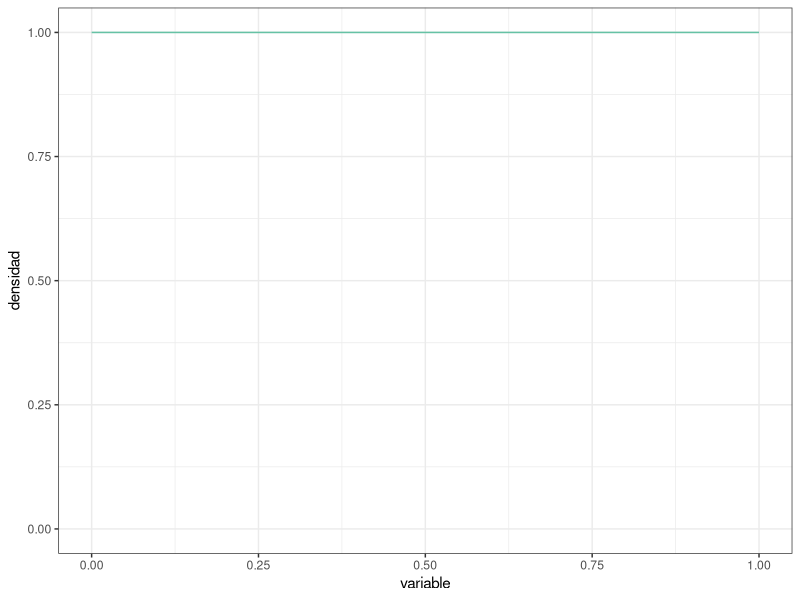
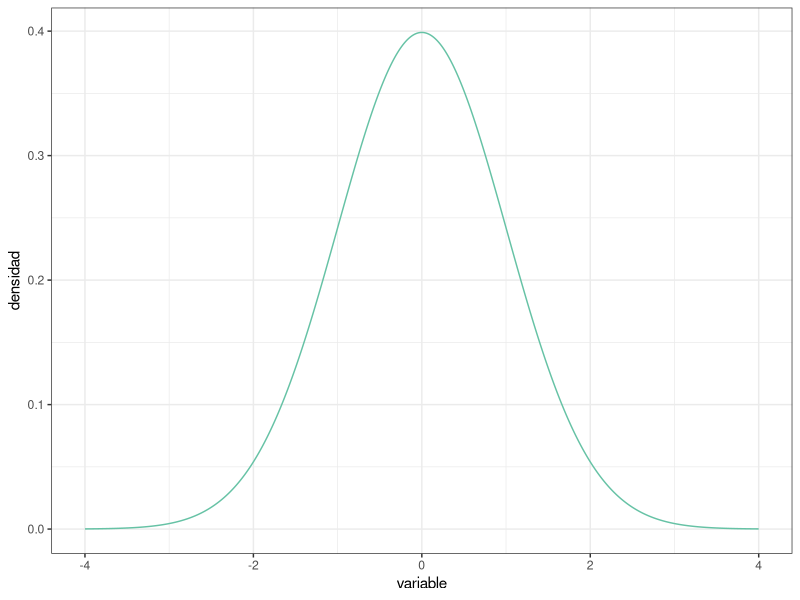
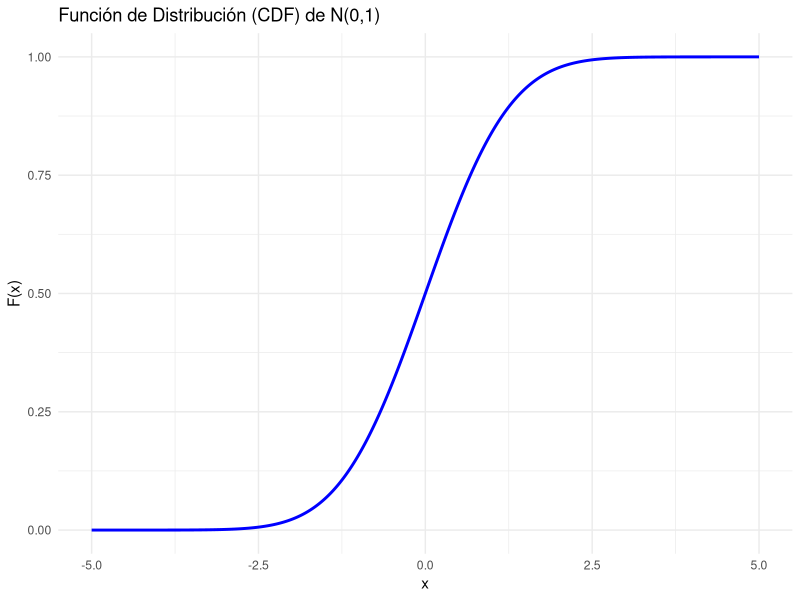
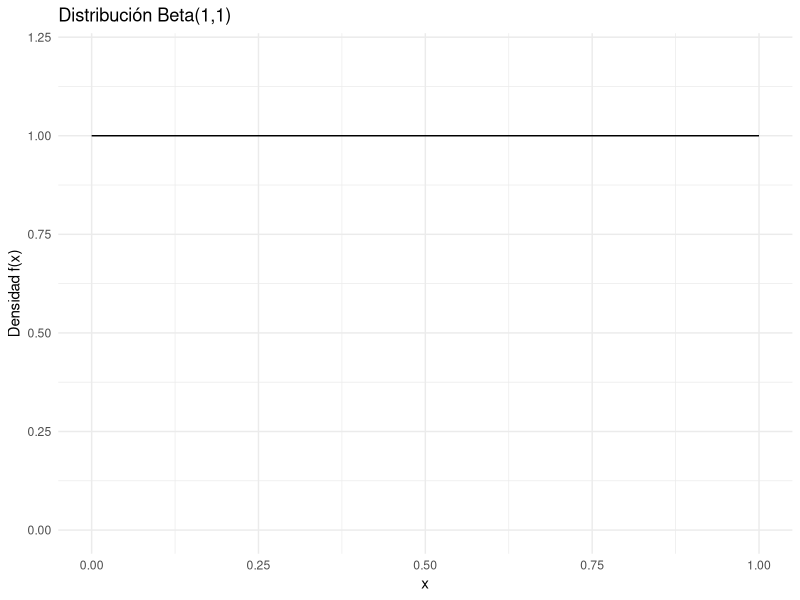
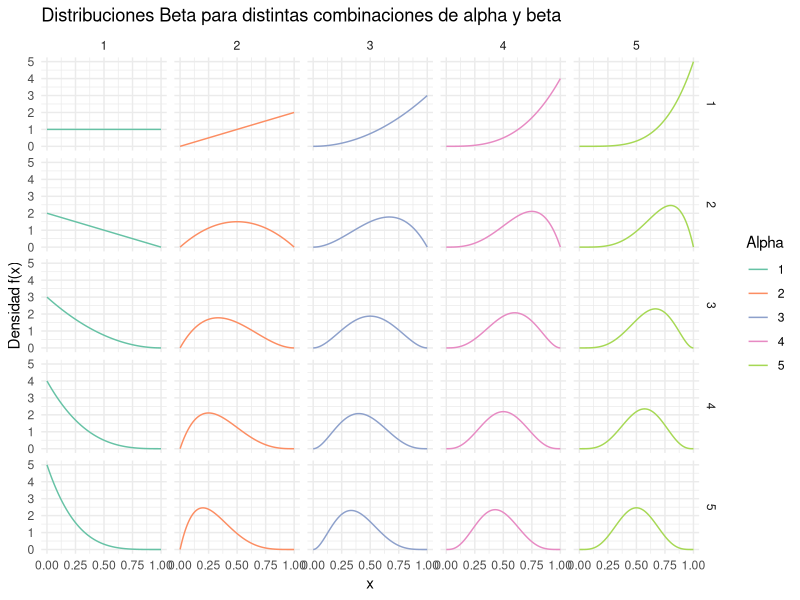
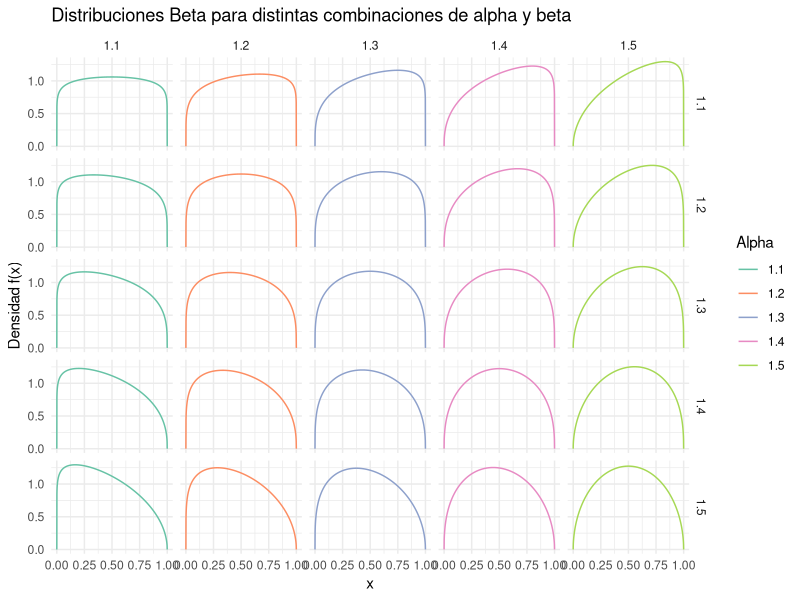
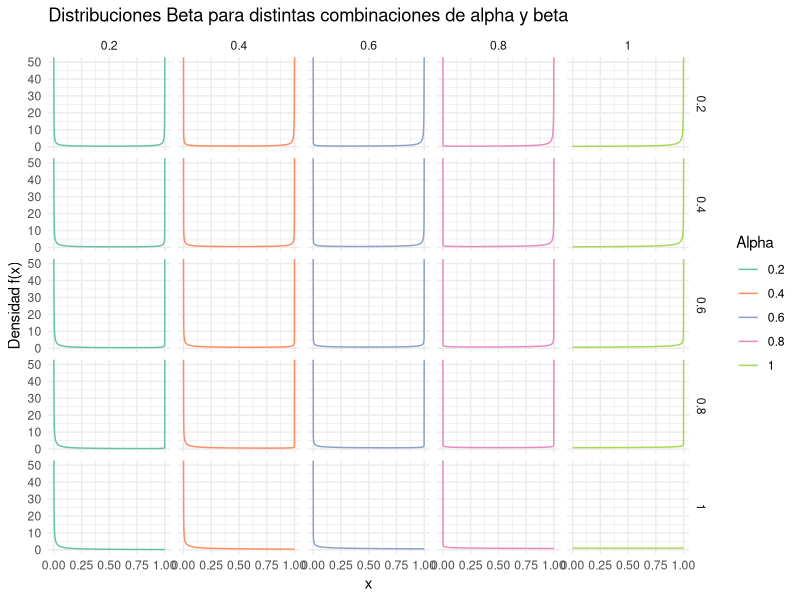
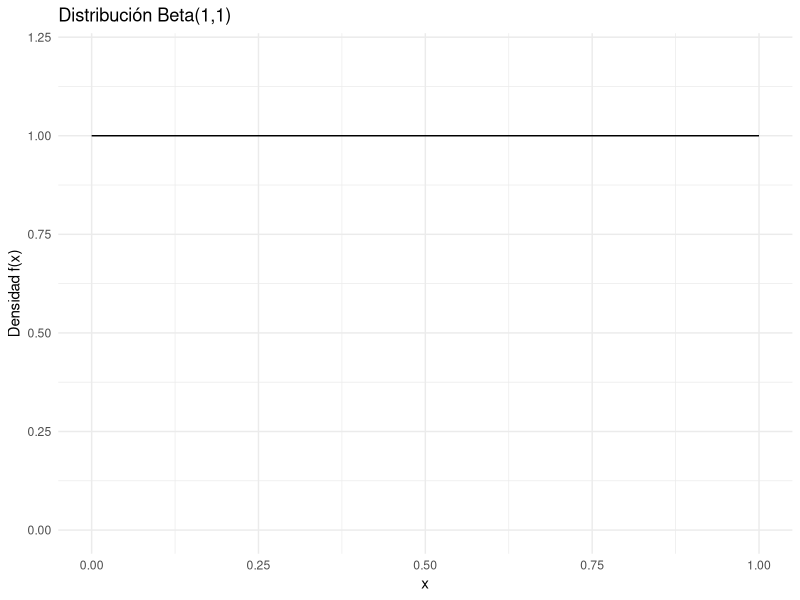

R code for these plots, in order:
## ---- chunk 1
#| message: false

# Paquetes:
library(tidyverse)
library(RColorBrewer)


# Configuración de la salida gráfica:

PALETA <- brewer.pal(8, "Set2") # Colores por defecto
color_defecto  <- PALETA[1]
options(ggplot2.discrete.colour = PALETA)

theme_set(theme_bw()) # Tema "neutro" para la representación gráfica
## ---- chunk 2
PREC     <- 1e-3 # Precisión para representar la función de densidad (milésimas)
DENS_INF <- 0    # Rango inferior de la función de densidad
DENS_SUP <- 1    # Rango superior de la función de densidad

uniforme <- tibble( # Esta función crea un "data.frame" o tabla de datos
  variable = seq(from = DENS_INF, to = DENS_SUP, by = PREC),
  densidad = variable |> dunif(min = DENS_INF, max = DENS_SUP)
)

uniforme |> glimpse() # Muestra el objeto con los datos, contiene 2 columnas 

uniforme |> # Usando la tabla de datos antes creada, crea un objeto gráfico
  ggplot(mapping = aes(x = variable, y = densidad)) + # "Mapea" columnas a
                                                      #   coordenadas
  geom_line(color = color_defecto) + # Representa mediante una línea continua
  
  ylim( # Fija el límite inferior a 0 para mostrar el eje y completo:
    0,  # (Usa la propia distribución para establecer el límite superior)
    uniforme |> pull(densidad) |> max()
  )
## ---- chunk 3
DENS_INF <- -4 # Usamos un rango más adecuado para la normal estandarizada
DENS_SUP <-  4

normal <- tibble( # Reutilizamos `PREC` del "chunk" de código anterior
  variable = seq(from = DENS_INF, to = DENS_SUP, by = PREC),
  densidad = variable |> dnorm()
)

# Al cubrir la distribución el rango desde 0 hasta el máximo, en este caso no
#   es necesario establecer los límites manualmente
normal |>
  ggplot(mapping = aes(x = variable, y = densidad)) +
  geom_line(color = color_defecto)
## ---- chunk 4
uniforme |> summarize(integral = PREC * sum(densidad))
## ---- chunk 5
uniforme |> summarize(
  integral = PREC * (sum(densidad) - 0.5 * (first(densidad) + last(densidad)))
)
## ---- chunk 6
normal |> summarize(
  integral = sum(densidad) * PREC
)
## ---- chunk 7
tibble( # Ampliando el rango a [-10, 10]:
  variable = seq(from = -10, to = 10, by = PREC),
  densidad = variable |> dnorm()
) |>
  summarize(integral = sum(densidad) * PREC)

tibble( # Usando precisión de "millonésimas":
  variable = seq(from = DENS_INF, to = DENS_SUP, by = 1e-6),
  densidad = variable |> dnorm()
) |>
  summarize(integral = sum(densidad) * 1e-6) # Misma precisión en la integral
## ---- chunk 8
uniforme |> summarize(
  integral = PREC * sum(densidad),
  integral = integral / integral # Normalización
)

normal |> summarize(
  integral = PREC * sum(densidad),
  integral = integral / integral # Normalización
)
## ---- chunk 9
resultado <- tibble(
  variable = seq(from = -5, to = 5, by = 1e-6),
  densidad = variable |> dnorm()
)
max_densidad <- max(resultado$densidad)
## ---- chunk 10
pos_max <- which(resultado$densidad==max_densidad)
valor <- resultado$variable[pos_max]
## ---- chunk 11
cdf <- pnorm(seq(from = -5, to = 5, by = .001))

# Crear un dataframe
df <- tibble(x = seq(from = -5, to = 5, by = .001), cdf = cdf)

# Graficar la CDF
ggplot(df, aes(x = x, y = cdf)) +
  geom_line(color = "blue", size = 1) +
  labs(title = "Función de Distribución (CDF) de N(0,1)",
       x = "x",
       y = "F(x)") +
  theme_minimal()
## ---- chunk 12
valor_esperado <- sum(resultado$variable * resultado$densidad * 1e-6)
valor_esperado
## ---- chunk 13
x_vals <- seq(0, 1, by = 0.001)
beta <- dbeta(x =x_vals ,shape1 = 1,shape2 = 1)
#Dataframe para graficar
df <- tibble(x = x_vals, densidad = beta)
ggplot(df, aes(x=x,y=densidad))+
  geom_line()+
  labs(title = "Distribución Beta(1,1)",
       x = "x",
       y = "Densidad f(x)") +
  ylim(0, 1.2) +
  theme_minimal()
## ---- chunk 14
# Definir combinaciones de alpha y beta
alpha_vals <- c(1,2,3,4,5)
beta_vals <- c(1,2,3,4,5)

df <- expand.grid(alpha = alpha_vals, beta = beta_vals, x = x_vals) %>%
  mutate(densidad = dbeta(x, shape1 = alpha, shape2 = beta))

ggplot(df, aes(x = x, y = densidad, color = factor(alpha))) +
  geom_line() +
  facet_grid(beta ~ alpha) +
  labs(title = "Distribuciones Beta para distintas combinaciones de alpha y beta",
       x = "x",
       y = "Densidad f(x)",
       color = "Alpha") +
  theme_minimal()
## ---- chunk 15
alpha_vals <- c(1.1,1.2,1.3,1.4,1.5)
beta_vals <- c(1.1,1.2,1.3,1.4,1.5)

df <- expand.grid(alpha = alpha_vals, beta = beta_vals, x = x_vals) %>%
  mutate(densidad = dbeta(x, shape1 = alpha, shape2 = beta))

ggplot(df, aes(x = x, y = densidad, color = factor(alpha))) +
  geom_line() +
  facet_grid(beta ~ alpha) +
  labs(title = "Distribuciones Beta para distintas combinaciones de alpha y beta",
       x = "x",
       y = "Densidad f(x)",
       color = "Alpha") +
  theme_minimal()
## ---- chunk 16
alpha_vals <- c(0.2,0.4,0.6,0.8,1)
beta_vals <- c(0.2,0.4,0.6,0.8,1)

df <- expand.grid(alpha = alpha_vals, beta = beta_vals, x = x_vals) %>%
  mutate(densidad = dbeta(x, shape1 = alpha, shape2 = beta))

ggplot(df, aes(x = x, y = densidad, color = factor(alpha))) +
  geom_line() +
  facet_grid(beta ~ alpha) +
  labs(title = "Distribuciones Beta para distintas combinaciones de alpha y beta",
       x = "x",
       y = "Densidad f(x)",
       color = "Alpha") +
  theme_minimal()
## ---- chunk 17
x_vals <- seq(0, 1, by = PREC)
beta <- dbeta(x =x_vals ,shape1 = 1,shape2 = 1)
#Dataframe para graficar
df <- tibble(x = x_vals, densidad = beta)
ggplot(df, aes(x=x,y=densidad))+
  geom_line()+
  labs(title = "Distribución Beta(1,1)",
       x = "x",
       y = "Densidad f(x)") +
  ylim(0, 1.2) +
  theme_minimal()
## ---- chunk 18
aceptacion_muestra <- tibble(
  id_participante   = 1:22,
  resp_descarga_app = c(
    "Si", "Si", "No", "No", "Si", "Si", "Si", "Si", "No", "Si", "Si",
    "Si", "Si", "Si", "Si", "Si", "No", "Si", "No", "Si", "Si", "Si"
  )
)
## ---- chunk 19
y <- sum(aceptacion_muestra$resp_descarga_app == "Si") #Número de veces que respondieron "sí"
n <- nrow(aceptacion_muestra) #Tamaño de la muestra
#Valores de parámetros de la distribución posterior
alpha_post <- 1 + y
beta_post <- 1 + (n - y)

x_vals <- seq(0, 1, by = PREC) #Soporte de la distribución

beta_prev <- dbeta(x_vals, shape1 = 1, shape2 = 1)  # Distribución previa Beta(1,1)
beta_posterior <- dbeta(x_vals, shape1 = alpha_post, shape2 = beta_post) #Distribución podterior Beta(18,6)

# Crear dataframe
df <- tibble(
  x = rep(x_vals, 2),
  densidad = c(beta_prev, beta_posterior),
  Distribucion = rep(c("Previa: Beta(1,1)", "Posterior: Beta(18,6)"), each = length(x_vals))
)

# Graficar con ggplot
ggplot(df, aes(x = x, y = densidad, color = Distribucion)) +
  geom_line() +
  labs(
    title = "Distribución Previa vs. Posterior de la Tasa de Aceptación",
    x = expression("Tasa de Aceptación " ~ (theta)),
    y = "Densidad"
  ) +
  theme_minimal()
## ---- chunk 20
valor_esperado <- alpha_post / (alpha_post + beta_post)

moda <- (alpha_post - 1) / (alpha_post + beta_post - 2)

# Imprimir resultados con precisión
cat("Valor esperado:", valor_esperado, "\n")
cat("Moda:", moda, "\n")


## ---- chunk 21
aceptacion_muestra_2 <- tibble(
  id_participante   = 1:113,
  resp_descarga_app = c(
    "Si", "Si", "No", "No", "Si", "Si", "Si", "Si", "No", "Si", "Si",
    "Si", "Si", "Si", "Si", "Si", "No", "Si", "No", "Si", "Si", "Si", 
    "No", "Si", "Si", "Si", "Si", "No", "No", "Si", "No", "Si", "Si", 
    "Si", "Si", "Si", "No", "Si", "No", "No", "Si", "No", "Si", "Si", 
    "No", "No", "No", "Si", "No", "No", "Si", "Si", "No", "No", "Si", 
    "No", "Si", "No", "No", "No", "Si", "Si", "No", "Si", "Si", "No", 
    "Si", "Si", "No", "Si", "Si", "No", "Si", "No", "Si", "No", "Si", 
    "No", "No", "No", "Si", "Si", "No", "No", "Si", "Si", "No", "No", 
    "No", "Si", "Si", "No", "Si", "Si", "No", "Si", "Si", "Si", "Si", 
    "No", "Si", "No", "No", "No", "No", "No", "Si", "No", "No", "Si", 
    "Si", "Si", "Si"
  )
)
## ---- chunk 22
aceptacion_muestra_total <- bind_rows(
  aceptacion_muestra, aceptacion_muestra_2
) |>
  mutate(id_participante = row_number()) # Los ID están colapsados en una serie
## ---- chunk 23
clase_1 <- tibble(
  id     = 1:27,
  tiempo = c(
    242, 249, 278, 273, 227, 257, 276, 236, 214, 141, 200, 201, 
    228, 271, 160, 275, 156, 246, 293, 306, 263, 247, 224, 160, 277, 
    168, 250
  )
)

clase_2 <- tibble(
  id     = 1:24,
  tiempo = c(
    195, 176, 237, 258, 226, 254, 292, 212, 215, 298, 235, 244, 
    144, 227, 166, 194, 261, 187, 224, 233, 180, 167, 193, 282
  )
)
